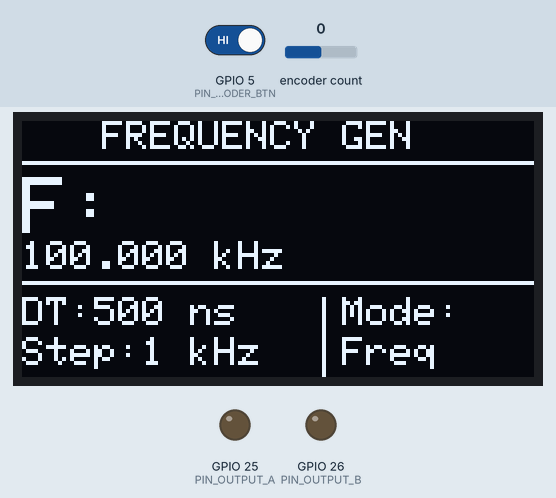
Simulated run of this program. Board: ESP32. Shown: 128×64 one-colour display, output pins drawn as LEDs (lit = HIGH). Inputs (shaded band) come from the test bench; at power-on: encoder count 0, GPIO 5 (PIN_ENCODER_BTN) HIGH. What the program prints to the serial monitor is not drawn.

Above: at 0.8 s.
0.9 s: encoder count set to 1
2.4 s: encoder count set to 2
At 2.8 s:
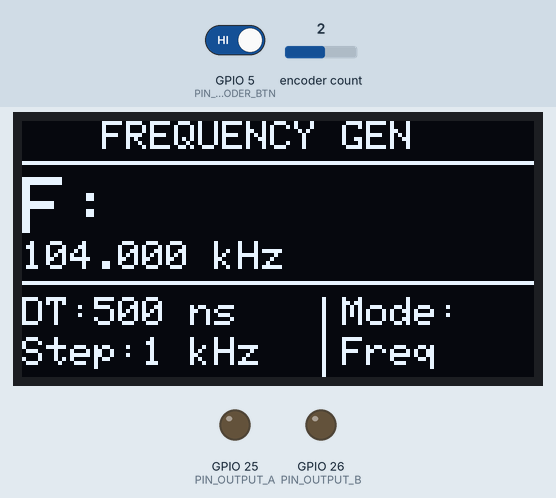
3.9 s: encoder count set to 3
At 5.4 s:
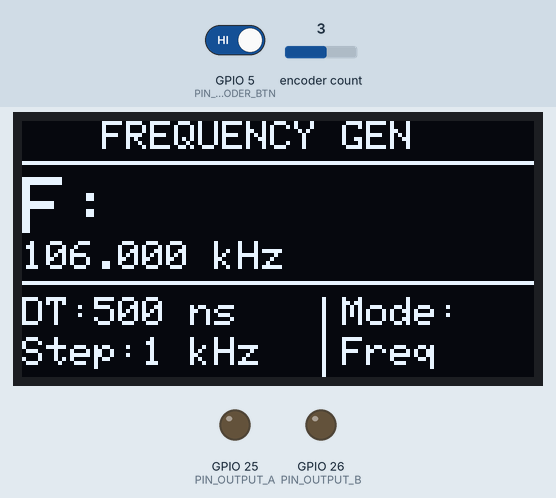
Timing chart, 0 to 6.9 s (numbered marks = the images above; inputs shaded):
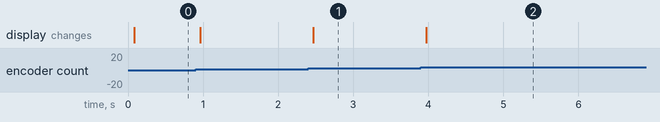

Measured:
- after the input at 2.4 s, the display: changes after 0.07 s (image 1)
- after the input at 3.9 s, the display: changes after 0.08 s (image 2)

The program:

main.cpp
```cpp
#include <Arduino.h>
#include <Wire.h>
#include <Adafruit_GFX.h>
#include <Adafruit_SSD1306.h>
#include <ESP32Encoder.h>
#include "config.h"

const uint32_t STEP_VALUES[] = { 100, 500, 1000, 5000, 10000 };
const uint8_t  STEP_COUNT    = sizeof(STEP_VALUES) / sizeof(STEP_VALUES[0]);

struct SharedState {
    uint32_t frequency;
    uint32_t deadTimeNs;
    uint8_t  stepIndex;
    Mode     mode;
    bool     outputOn;
};

static SharedState        g_state;
static SemaphoreHandle_t  g_stateMutex;
static EventGroupHandle_t g_inputEvents;

static Adafruit_SSD1306 display(SCREEN_WIDTH, SCREEN_HEIGHT, &Wire, -1);
static ESP32Encoder encoder;

static hw_timer_t *g_timer = NULL;
static volatile uint8_t g_sigState = 0;
static volatile uint64_t g_halfPeriod;
static volatile uint64_t g_deadTicks;

#define APB_CLK 80000000ULL

static void IRAM_ATTR timerISR() {
    switch (g_sigState) {
        case 0:
            GPIO.out_w1ts = (1 << PIN_OUTPUT_A);
            timerAlarmWrite(g_timer, g_halfPeriod - g_deadTicks, true);
            g_sigState = 1;
            break;
        case 1:
            GPIO.out_w1tc = (1 << PIN_OUTPUT_A);
            timerAlarmWrite(g_timer, g_deadTicks, true);
            g_sigState = 2;
            break;
        case 2:
            GPIO.out_w1ts = (1 << PIN_OUTPUT_B);
            timerAlarmWrite(g_timer, g_halfPeriod - g_deadTicks, true);
            g_sigState = 3;
            break;
        case 3:
            GPIO.out_w1tc = (1 << PIN_OUTPUT_B);
            timerAlarmWrite(g_timer, g_deadTicks, true);
            g_sigState = 0;
            break;
    }
}

static void recalcSignal(uint32_t freq, uint32_t dtNs) {
    g_halfPeriod = APB_CLK / (freq * 2);
    g_deadTicks  = (APB_CLK / 1000000000ULL) * dtNs;
    if (g_deadTicks >= g_halfPeriod / 2)
        g_deadTicks = g_halfPeriod / 4;
}

static void signalEnable() {
    SharedState s;
    xSemaphoreTake(g_stateMutex, portMAX_DELAY);
    s = g_state;
    xSemaphoreGive(g_stateMutex);

    recalcSignal(s.frequency, s.deadTimeNs);
    g_sigState = 0;
    timerWrite(g_timer, 0);
    timerAlarmEnable(g_timer);
}

static void signalDisable() {
    timerAlarmDisable(g_timer);
    GPIO.out_w1tc = (1 << PIN_OUTPUT_A) | (1 << PIN_OUTPUT_B);
}

static void inputTask(void *pv) {
    int64_t lastCount = 0;
    bool lastBtnHigh = true;
    uint32_t pressStart = 0;
    bool longFired = false;

    for (;;) {
        int64_t count = encoder.getCount();
        int64_t delta = count - lastCount;

        if (delta != 0) {
            lastCount = count;

            SharedState s;
            xSemaphoreTake(g_stateMutex, portMAX_DELAY);
            s = g_state;
            xSemaphoreGive(g_stateMutex);

            bool changed = false;
            switch (s.mode) {
                case MODE_FREQ: {
                    int64_t f = (int64_t)s.frequency + delta * (int64_t)STEP_VALUES[s.stepIndex];
                    if (f < (int64_t)FREQ_MIN) f = FREQ_MIN;
                    if (f > (int64_t)FREQ_MAX) f = FREQ_MAX;
                    if ((uint32_t)f != s.frequency) {
                        s.frequency = (uint32_t)f;
                        changed = true;
                    }
                    break;
                }
                case MODE_DEADTIME: {
                    int64_t dt = (int64_t)s.deadTimeNs + delta * 100;
                    if (dt < (int64_t)DEAD_TIME_MIN_NS) dt = DEAD_TIME_MIN_NS;
                    if (dt > (int64_t)DEAD_TIME_MAX_NS) dt = DEAD_TIME_MAX_NS;
                    if ((uint32_t)dt != s.deadTimeNs) {
                        s.deadTimeNs = (uint32_t)dt;
                        changed = true;
                    }
                    break;
                }
                case MODE_STEP: {
                    uint8_t idx = s.stepIndex;
                    if (delta > 0) idx = (idx + 1) % STEP_COUNT;
                    else          idx = (idx + STEP_COUNT - 1) % STEP_COUNT;
                    if (idx != s.stepIndex) {
                        s.stepIndex = idx;
                        changed = true;
                    }
                    break;
                }
                default: break;
            }

            if (changed) {
                xSemaphoreTake(g_stateMutex, portMAX_DELAY);
                g_state = s;
                xSemaphoreGive(g_stateMutex);

                if (s.outputOn) recalcSignal(s.frequency, s.deadTimeNs);
            }
        }

        bool btnHigh = digitalRead(PIN_ENCODER_BTN);
        if (btnHigh != lastBtnHigh) {
            vTaskDelay(pdMS_TO_TICKS(15));
            btnHigh = digitalRead(PIN_ENCODER_BTN);
            if (btnHigh == lastBtnHigh) continue;

            if (!btnHigh) {
                pressStart = millis();
                longFired = false;
            } else {
                uint32_t dur = millis() - pressStart;
                if (dur >= LONG_PRESS_MS) {
                    xEventGroupSetBits(g_inputEvents, EVT_BTN_LONG);
                } else if (dur >= DEBOUNCE_MS) {
                    xEventGroupSetBits(g_inputEvents, EVT_BTN_SHORT);
                }
            }
            lastBtnHigh = btnHigh;
        }

        vTaskDelay(pdMS_TO_TICKS(5));
    }
}

static void displayTask(void *pv) {
    for (;;) {
        SharedState s;
        xSemaphoreTake(g_stateMutex, portMAX_DELAY);
        s = g_state;
        xSemaphoreGive(g_stateMutex);

        display.clearDisplay();
        display.setTextColor(SSD1306_WHITE);

        display.setTextSize(1);
        display.setCursor(20, 0);
        display.println("FREQUENCY GEN");
        display.drawLine(0, 10, 127, 10, SSD1306_WHITE);

        display.setTextSize(2);
        display.setCursor(0, 14);
        display.print("F:");
        display.setTextSize(1);
        display.setCursor(0, 30);
        if (s.frequency >= 1000000)
            display.printf("%d.%03d MHz", s.frequency / 1000000, (s.frequency % 1000000) / 1000);
        else
            display.printf("%d.%03d kHz", s.frequency / 1000, s.frequency % 1000);

        display.drawLine(0, 40, 127, 40, SSD1306_WHITE);

        display.setTextSize(1);
        display.setCursor(0, 44);
        display.printf("DT:%lu ns", s.deadTimeNs);

        display.setCursor(0, 54);
        uint32_t step = STEP_VALUES[s.stepIndex];
        if (step >= 1000) display.printf("Step:%lu kHz", step / 1000);
        else              display.printf("Step:%lu Hz", step);

        display.drawLine(75, 44, 75, 63, SSD1306_WHITE);

        display.setCursor(80, 44);
        display.printf("Mode:");
        display.setCursor(80, 54);
        static const char *modeNames[] = { "Freq ", "DT   ", "Step " };
        display.print(modeNames[s.mode]);

        display.display();
        vTaskDelay(pdMS_TO_TICKS(100));
    }
}

static void signalControlTask(void *pv) {
    for (;;) {
        EventBits_t bits = xEventGroupWaitBits(g_inputEvents,
            EVT_BTN_SHORT | EVT_BTN_LONG, pdTRUE, pdFALSE, portMAX_DELAY);

        SharedState s;
        xSemaphoreTake(g_stateMutex, portMAX_DELAY);
        s = g_state;

        if (bits & EVT_BTN_LONG) {
            s.mode = (Mode)((s.mode + 1) % MODE_COUNT);
        }

        if (bits & EVT_BTN_SHORT) {
            s.outputOn = !s.outputOn;
            if (s.outputOn) signalEnable();
            else            signalDisable();
        }

        g_state = s;
        xSemaphoreGive(g_stateMutex);
    }
}

void setup() {
    Serial.begin(115200);
    Serial.println("Freq Gen - FreeRTOS");

    g_stateMutex    = xSemaphoreCreateMutex();
    g_inputEvents   = xEventGroupCreate();

    g_state.frequency  = FREQ_DEFAULT;
    g_state.deadTimeNs = DEAD_TIME_DEFAULT;
    g_state.stepIndex  = 2;
    g_state.mode       = MODE_FREQ;
    g_state.outputOn   = false;

    pinMode(PIN_OUTPUT_A, OUTPUT);
    pinMode(PIN_OUTPUT_B, OUTPUT);
    digitalWrite(PIN_OUTPUT_A, LOW);
    digitalWrite(PIN_OUTPUT_B, LOW);

    Wire.begin(OLED_SDA, OLED_SCL);
    if (!display.begin(SSD1306_SWITCHCAPVCC, OLED_ADDR)) {
        Serial.println("SSD1306 fail");
        while (1) vTaskDelay(portMAX_DELAY);
    }
    display.clearDisplay();
    display.setTextColor(SSD1306_WHITE);
    display.setTextSize(1);
    display.setCursor(20, 28);
    display.println("Starting...");
    display.display();

    ESP32Encoder::useInternalWeakPullResistors = UP;
    encoder.attachHalfQuad(PIN_ENCODER_A, PIN_ENCODER_B);
    encoder.setCount(0);

    pinMode(PIN_ENCODER_BTN, INPUT_PULLUP);

    g_timer = timerBegin(0, 1, true);
    timerAttachInterrupt(g_timer, &timerISR, true);
    timerAlarmWrite(g_timer, 400, true);

    recalcSignal(g_state.frequency, g_state.deadTimeNs);

    xTaskCreatePinnedToCore(inputTask,    "input",   TASK_STACK_INPUT, NULL, TASK_PRIO_INPUT, NULL, 0);
    xTaskCreatePinnedToCore(displayTask,   "display", TASK_STACK_UI,    NULL, TASK_PRIO_UI,    NULL, 1);
    xTaskCreatePinnedToCore(signalControlTask, "sig",  TASK_STACK_SIG,  NULL, TASK_PRIO_SIG,    NULL, 0);

    Serial.printf("Ready: %lu Hz, DT %lu ns, step %lu\n",
        g_state.frequency, g_state.deadTimeNs, STEP_VALUES[g_state.stepIndex]);

    vTaskDelete(NULL);
}

void loop() {
    vTaskDelete(NULL);
}
```

config.h
```cpp
#ifndef CONFIG_H
#define CONFIG_H

#include <Arduino.h>

#define PIN_ENCODER_A     18
#define PIN_ENCODER_B     19
#define PIN_ENCODER_BTN   5

#define PIN_OUTPUT_A      25
#define PIN_OUTPUT_B      26

#define OLED_SDA          21
#define OLED_SCL          22
#define SCREEN_WIDTH      128
#define SCREEN_HEIGHT     64
#define OLED_ADDR         0x3C

#define FREQ_MIN          10000UL
#define FREQ_MAX          300000UL
#define FREQ_DEFAULT      100000UL
#define DEAD_TIME_MIN_NS  100UL
#define DEAD_TIME_MAX_NS  5000UL
#define DEAD_TIME_DEFAULT 500UL

#define DEBOUNCE_MS       200
#define LONG_PRESS_MS     500

#define TASK_STACK_UI     4096
#define TASK_STACK_INPUT  2048
#define TASK_STACK_SIG    2048

#define TASK_PRIO_UI      2
#define TASK_PRIO_INPUT   3
#define TASK_PRIO_SIG     5

#define EVT_BTN_SHORT     (1 << 0)
#define EVT_BTN_LONG      (1 << 1)

enum Mode : uint8_t { MODE_FREQ = 0, MODE_DEADTIME, MODE_STEP, MODE_COUNT };

extern const uint32_t STEP_VALUES[];
extern const uint8_t  STEP_COUNT;

#endif
```
